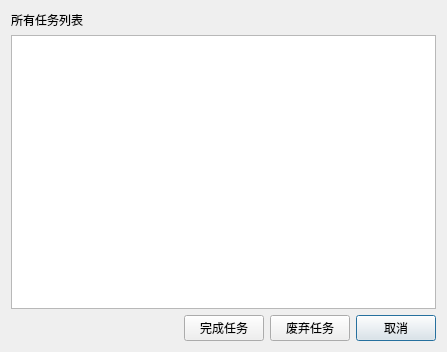
<?xml version="1.0" encoding="UTF-8"?>
<ui version="4.0">
 <class>Dialog</class>
 <widget class="QDialog" name="Dialog">
  <property name="geometry">
   <rect>
    <x>0</x>
    <y>0</y>
    <width>447</width>
    <height>352</height>
   </rect>
  </property>
  <property name="windowTitle">
   <string>Dialog</string>
  </property>
  <layout class="QGridLayout" name="gridLayout">
   <item row="1" column="0" colspan="4">
    <widget class="QListWidget" name="listWidget"/>
   </item>
   <item row="0" column="0">
    <widget class="QLabel" name="label">
     <property name="text">
      <string>所有任务列表</string>
     </property>
    </widget>
   </item>
   <item row="2" column="3">
    <widget class="QPushButton" name="pushButton_3">
     <property name="sizePolicy">
      <sizepolicy hsizetype="Fixed" vsizetype="Fixed">
       <horstretch>0</horstretch>
       <verstretch>0</verstretch>
      </sizepolicy>
     </property>
     <property name="text">
      <string>取消</string>
     </property>
    </widget>
   </item>
   <item row="2" column="2">
    <widget class="QPushButton" name="pushButton_2">
     <property name="sizePolicy">
      <sizepolicy hsizetype="Fixed" vsizetype="Fixed">
       <horstretch>0</horstretch>
       <verstretch>0</verstretch>
      </sizepolicy>
     </property>
     <property name="text">
      <string>废弃任务</string>
     </property>
    </widget>
   </item>
   <item row="2" column="1">
    <widget class="QPushButton" name="pushButton">
     <property name="sizePolicy">
      <sizepolicy hsizetype="Fixed" vsizetype="Fixed">
       <horstretch>0</horstretch>
       <verstretch>0</verstretch>
      </sizepolicy>
     </property>
     <property name="text">
      <string>完成任务</string>
     </property>
    </widget>
   </item>
  </layout>
 </widget>
 <resources/>
 <connections/>
</ui>
